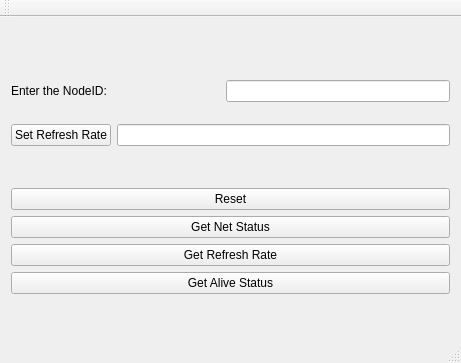
<?xml version="1.0" encoding="UTF-8"?>
<ui version="4.0">
 <class>MainWindow</class>
 <widget class="QMainWindow" name="MainWindow">
  <property name="geometry">
   <rect>
    <x>0</x>
    <y>0</y>
    <width>461</width>
    <height>363</height>
   </rect>
  </property>
  <property name="windowTitle">
   <string>MainWindow</string>
  </property>
  <widget class="QWidget" name="centralWidget">
   <layout class="QVBoxLayout" name="verticalLayout_3">
    <item>
     <layout class="QVBoxLayout" name="verticalLayout_2">
      <item>
       <layout class="QHBoxLayout" name="horizontalLayout_2">
        <item>
         <widget class="QLabel" name="label">
          <property name="minimumSize">
           <size>
            <width>209</width>
            <height>54</height>
           </size>
          </property>
          <property name="maximumSize">
           <size>
            <width>209</width>
            <height>16777215</height>
           </size>
          </property>
          <property name="text">
           <string>Enter the NodeID: </string>
          </property>
         </widget>
        </item>
        <item>
         <widget class="QLineEdit" name="lineEdit_NodeId"/>
        </item>
       </layout>
      </item>
      <item>
       <layout class="QHBoxLayout" name="horizontalLayout_3">
        <item>
         <widget class="QPushButton" name="pushButton_SetRefreshRate">
          <property name="text">
           <string>Set Refresh Rate</string>
          </property>
         </widget>
        </item>
        <item>
         <widget class="QLineEdit" name="lineEdit_RefRate"/>
        </item>
       </layout>
      </item>
     </layout>
    </item>
    <item>
     <layout class="QVBoxLayout" name="verticalLayout">
      <item>
       <widget class="QPushButton" name="pushButton_Reset">
        <property name="text">
         <string>Reset</string>
        </property>
       </widget>
      </item>
      <item>
       <widget class="QPushButton" name="pushButton_GetNetStatus">
        <property name="text">
         <string>Get Net Status</string>
        </property>
       </widget>
      </item>
      <item>
       <widget class="QPushButton" name="pushButton_GetRefreshRate">
        <property name="text">
         <string>Get Refresh Rate</string>
        </property>
       </widget>
      </item>
      <item>
       <widget class="QPushButton" name="pushButton_Alive">
        <property name="text">
         <string>Get Alive Status</string>
        </property>
       </widget>
      </item>
     </layout>
    </item>
   </layout>
   <zorder></zorder>
  </widget>
  <widget class="QMenuBar" name="menuBar">
   <property name="geometry">
    <rect>
     <x>0</x>
     <y>0</y>
     <width>461</width>
     <height>25</height>
    </rect>
   </property>
  </widget>
  <widget class="QToolBar" name="mainToolBar">
   <attribute name="toolBarArea">
    <enum>TopToolBarArea</enum>
   </attribute>
   <attribute name="toolBarBreak">
    <bool>false</bool>
   </attribute>
  </widget>
  <widget class="QStatusBar" name="statusBar"/>
 </widget>
 <layoutdefault spacing="6" margin="11"/>
 <resources/>
 <connections/>
</ui>
